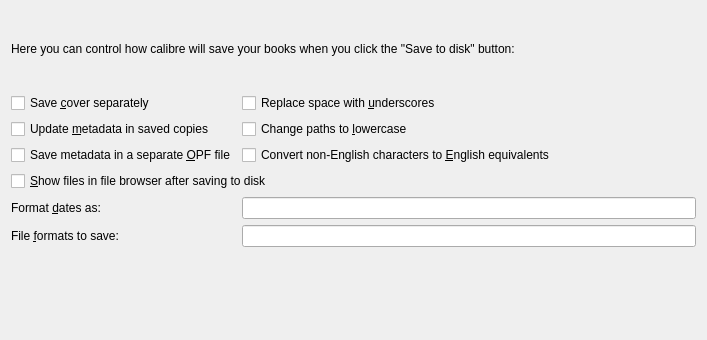
<?xml version="1.0" encoding="UTF-8"?>
<ui version="4.0">
 <class>Form</class>
 <widget class="QWidget" name="Form">
  <property name="geometry">
   <rect>
    <x>0</x>
    <y>0</y>
    <width>707</width>
    <height>340</height>
   </rect>
  </property>
  <property name="windowTitle">
   <string>Form</string>
  </property>
  <layout class="QGridLayout" name="gridLayout">
   <item row="0" column="0" colspan="2">
    <widget class="QLabel" name="label">
     <property name="text">
      <string>Here you can control how calibre will save your books when you click the "Save to disk" button:</string>
     </property>
     <property name="wordWrap">
      <bool>true</bool>
     </property>
    </widget>
   </item>
   <item row="1" column="0">
    <widget class="QCheckBox" name="opt_save_cover">
     <property name="text">
      <string>Save &amp;cover separately</string>
     </property>
    </widget>
   </item>
   <item row="1" column="1">
    <widget class="QCheckBox" name="opt_replace_whitespace">
     <property name="text">
      <string>Replace space with &amp;underscores</string>
     </property>
    </widget>
   </item>
   <item row="2" column="0">
    <widget class="QCheckBox" name="opt_update_metadata">
     <property name="text">
      <string>Update &amp;metadata in saved copies</string>
     </property>
    </widget>
   </item>
   <item row="2" column="1">
    <widget class="QCheckBox" name="opt_to_lowercase">
     <property name="text">
      <string>Change paths to &amp;lowercase</string>
     </property>
    </widget>
   </item>
   <item row="6" column="0">
    <widget class="QLabel" name="label_2">
     <property name="text">
      <string>Format &amp;dates as:</string>
     </property>
     <property name="buddy">
      <cstring>opt_timefmt</cstring>
     </property>
    </widget>
   </item>
   <item row="6" column="1">
    <widget class="QLineEdit" name="opt_timefmt"/>
   </item>
   <item row="7" column="0">
    <widget class="QLabel" name="label_3">
     <property name="text">
      <string>File &amp;formats to save:</string>
     </property>
     <property name="buddy">
      <cstring>opt_formats</cstring>
     </property>
    </widget>
   </item>
   <item row="7" column="1">
    <widget class="QLineEdit" name="opt_formats"/>
   </item>
   <item row="8" column="0" colspan="2">
    <widget class="SaveTemplate" name="save_template" native="true"/>
   </item>
   <item row="3" column="1">
    <widget class="QCheckBox" name="opt_asciiize">
     <property name="text">
      <string>Convert non-English characters to &amp;English equivalents</string>
     </property>
    </widget>
   </item>
   <item row="3" column="0">
    <widget class="QCheckBox" name="opt_write_opf">
     <property name="text">
      <string>Save metadata in a separate &amp;OPF file</string>
     </property>
    </widget>
   </item>
   <item row="4" column="0" colspan="2">
    <widget class="QCheckBox" name="opt_show_files_after_save">
     <property name="text">
      <string>&amp;Show files in file browser after saving to disk</string>
     </property>
    </widget>
   </item>
  </layout>
 </widget>
 <customwidgets>
  <customwidget>
   <class>SaveTemplate</class>
   <extends>QWidget</extends>
   <header>calibre/gui2/preferences/save_template.h</header>
   <container>1</container>
  </customwidget>
 </customwidgets>
 <resources/>
 <connections/>
</ui>
